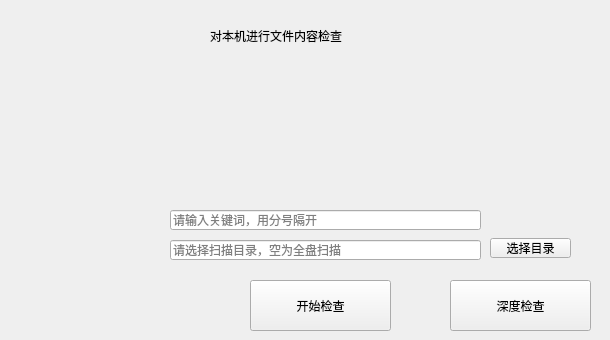
      <widget class="QWidget" name="page_20">
       <widget class="QPushButton" name="wjnrDeepCheckButton">
        <property name="geometry">
         <rect>
          <x>450</x>
          <y>280</y>
          <width>141</width>
          <height>51</height>
         </rect>
        </property>
        <property name="text">
         <string>深度检查</string>
        </property>
       </widget>
       <widget class="QLabel" name="label_37">
        <property name="geometry">
         <rect>
          <x>175</x>
          <y>20</y>
          <width>30</width>
          <height>30</height>
         </rect>
        </property>
        <property name="text">
         <string/>
        </property>
        <property name="pixmap">
         <pixmap resource="button.qrc">:/button/attn.png</pixmap>
        </property>
        <property name="scaledContents">
         <bool>true</bool>
        </property>
       </widget>
       <widget class="QLabel" name="label_38">
        <property name="geometry">
         <rect>
          <x>255</x>
          <y>70</y>
          <width>131</width>
          <height>131</height>
         </rect>
        </property>
        <property name="text">
         <string/>
        </property>
        <property name="pixmap">
         <pixmap resource="button.qrc">:/button/search_page.png</pixmap>
        </property>
        <property name="scaledContents">
         <bool>true</bool>
        </property>
       </widget>
       <widget class="QPushButton" name="wjnrMildCheckButton">
        <property name="geometry">
         <rect>
          <x>250</x>
          <y>280</y>
          <width>141</width>
          <height>51</height>
         </rect>
        </property>
        <property name="text">
         <string>开始检查</string>
        </property>
       </widget>
       <widget class="QLabel" name="budingLabel_5">
        <property name="geometry">
         <rect>
          <x>210</x>
          <y>15</y>
          <width>391</width>
          <height>41</height>
         </rect>
        </property>
        <property name="styleSheet">
         <string notr="true">font: 18pt &quot;微软雅黑&quot;;
color: rgb(0, 0, 0);</string>
        </property>
        <property name="text">
         <string>对本机进行文件内容检查</string>
        </property>
       </widget>
       <widget class="QLineEdit" name="wjnrLineEdit">
        <property name="geometry">
         <rect>
          <x>170</x>
          <y>210</y>
          <width>311</width>
          <height>20</height>
         </rect>
        </property>
        <property name="maxLength">
         <number>32766</number>
        </property>
        <property name="placeholderText">
         <string>请输入关键词，用分号隔开</string>
        </property>
       </widget>
       <widget class="QLineEdit" name="wjmlLineEdit">
        <property name="geometry">
         <rect>
          <x>170</x>
          <y>240</y>
          <width>311</width>
          <height>20</height>
         </rect>
        </property>
        <property name="placeholderText">
         <string>请选择扫描目录，空为全盘扫描</string>
        </property>
       </widget>
       <widget class="QPushButton" name="chooseDirButton">
        <property name="geometry">
         <rect>
          <x>490</x>
          <y>238</y>
          <width>81</width>
          <height>20</height>
         </rect>
        </property>
        <property name="text">
         <string>选择目录</string>
        </property>
       </widget>
      </widget>
